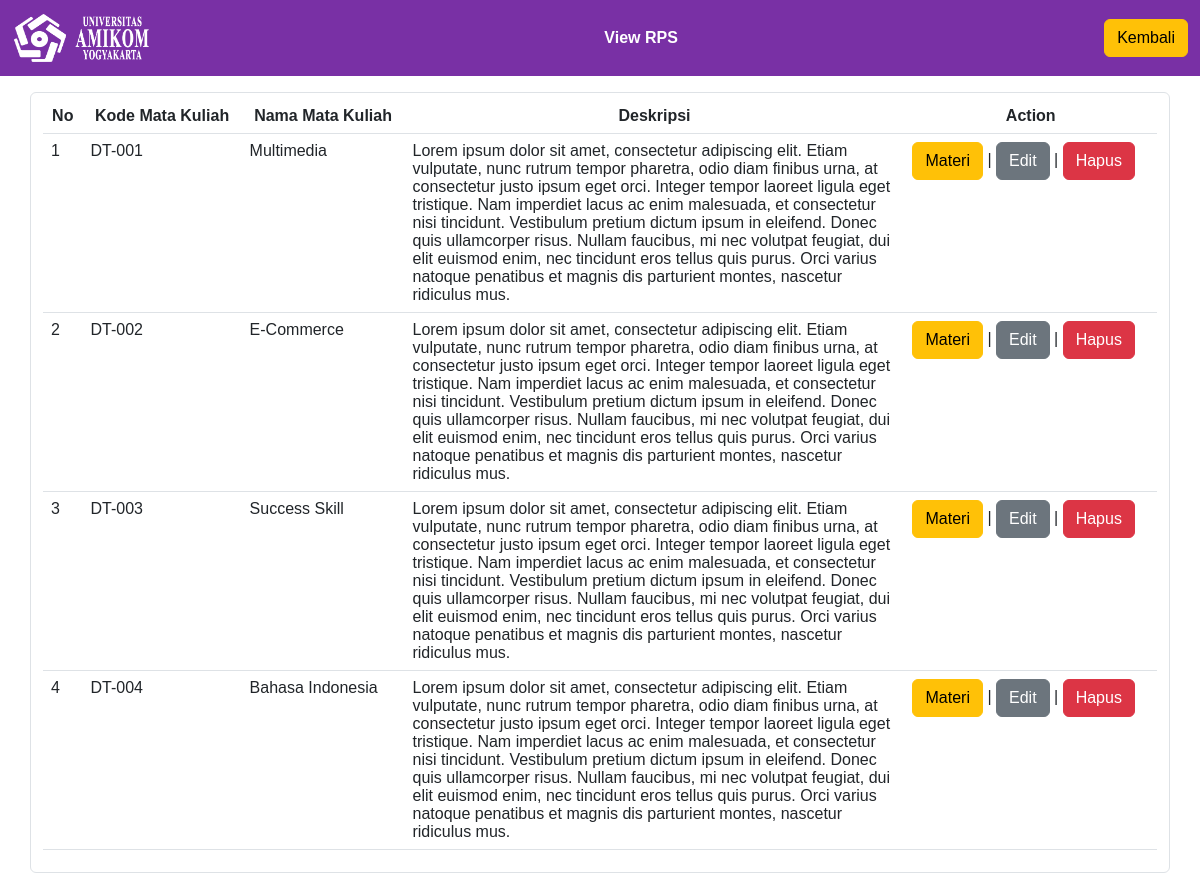
The page /view.php on the database its author committed.
### tables this page shows
CREATE TABLE `matkul` (
  `nama_matkul` varchar(255) NOT NULL,
  `desk_matkul` varchar(8000) NOT NULL,
  `kode_matkul` varchar(16) NOT NULL,
  `created_at` timestamp NOT NULL DEFAULT current_timestamp()
);

### view.php (the view, shortened to what this page needs)
<head>
  <link rel="stylesheet" href="bootstrap/css/bootstrap.min.css">
</head>
<body>
  <nav class="navbar sticky-top" style="background-color: #7930A5;">
    <div class="container-fluid d-flex justify-content-between">
      <a class="navbar-brand" href="dashboard.php">
        <img src="pic/logo-amikom.png" alt="Logo" width="150" height="50" class="d-inline-block align-text-top">
      </a>
      <span class="navbar-text">
        View RPS
      </span>
      <a href="dashboard.php">
        <button type="submit" class="btn btn-warning ms-auto">Kembali</button>
      </a>
    </div>
  </nav>
  <div class="container form-control mt-3">
    <table class="table table-hover">
      <thead>
        <tr class="tr">
          <th class="satu">No</th>
          <th>Kode Mata Kuliah</th>
          <th>Nama Mata Kuliah</th>
          <th>Deskripsi</th>
          <th>Action</th>
        </tr>
      </thead>
      <tbody>
        <?php
        include("config.php");
        $sql = "SELECT * FROM matkul";
        $query = mysqli_query($sambung, $sql);
        $nomor = 1;
        while ($matkul = mysqli_fetch_array($query)) {
          echo "<tr>";
          echo "<td>" . $nomor . "</td>";
          echo "<td>" . $matkul['kode_matkul'] . "</td>";
          echo "<td>" . $matkul['nama_matkul'] . "</td>";
          echo "<td>" . $matkul['desk_matkul'] . "</td>";
          echo "<td>";
          echo "<a href='materi.php?kode_matkul=" . $matkul['kode_matkul'] . "' class='btn btn-warning ml-5'>Materi</a> | ";
          echo "<a href='editdata.php?kode_matkul=" . $matkul['kode_matkul'] . "' class='btn btn-secondary'>Edit</a> | ";
          echo "<a href='controller-hapus.php?kode_matkul=" . $matkul['kode_matkul'] . "' class='btn btn-danger'>Hapus</a>";
          echo "</td>";
          echo "</tr>";
          $nomor++;
        }
        ?>
      </tbody>
    </table>
  </div>
</body>

### view.php (style rules this page uses)
body { font-family: Helvetica, sans-serif; }
.navbar-text { font-family: Helvetica, sans-serif; font-weight: bold; color: white; }
.table th { white-space: nowrap; text-align: center; }
.table th:nth-child(4) { width: 500px; }

### rows shown on the page
matkul: kode_matkul "DT-001", nama_matkul "Multimedia", desk_matkul "Lorem ipsum dolor sit amet, consectetur adipiscing elit. Etiam vulputate, nunc rutrum tempor pharetra, odio diam finibus urna, at consectetur justo ipsum eget orci. Integer tempor laoreet ligula eget tristique. Nam imperdiet lacus ac enim malesuada, et consectetur nisi tincidunt. Vestibulum pretium dictum ipsum in eleifend. Donec quis ullamcorper risus. Nullam faucibus, mi nec volutpat feugiat, dui elit euismod enim, nec tincidunt eros tellus quis purus. Orci varius natoque penatibus et magnis dis parturient montes, nascetur ridiculus mus."
matkul: kode_matkul "DT-002", nama_matkul "E-Commerce", desk_matkul "Lorem ipsum dolor sit amet, consectetur adipiscing elit. Etiam vulputate, nunc rutrum tempor pharetra, odio diam finibus urna, at consectetur justo ipsum eget orci. Integer tempor laoreet ligula eget tristique. Nam imperdiet lacus ac enim malesuada, et consectetur nisi tincidunt. Vestibulum pretium dictum ipsum in eleifend. Donec quis ullamcorper risus. Nullam faucibus, mi nec volutpat feugiat, dui elit euismod enim, nec tincidunt eros tellus quis purus. Orci varius natoque penatibus et magnis dis parturient montes, nascetur ridiculus mus."
matkul: kode_matkul "DT-003", nama_matkul "Success Skill", desk_matkul "Lorem ipsum dolor sit amet, consectetur adipiscing elit. Etiam vulputate, nunc rutrum tempor pharetra, odio diam finibus urna, at consectetur justo ipsum eget orci. Integer tempor laoreet ligula eget tristique. Nam imperdiet lacus ac enim malesuada, et consectetur nisi tincidunt. Vestibulum pretium dictum ipsum in eleifend. Donec quis ullamcorper risus. Nullam faucibus, mi nec volutpat feugiat, dui elit euismod enim, nec tincidunt eros tellus quis purus. Orci varius natoque penatibus et magnis dis parturient montes, nascetur ridiculus mus."
matkul: kode_matkul "DT-004", nama_matkul "Bahasa Indonesia", desk_matkul "Lorem ipsum dolor sit amet, consectetur adipiscing elit. Etiam vulputate, nunc rutrum tempor pharetra, odio diam finibus urna, at consectetur justo ipsum eget orci. Integer tempor laoreet ligula eget tristique. Nam imperdiet lacus ac enim malesuada, et consectetur nisi tincidunt. Vestibulum pretium dictum ipsum in eleifend. Donec quis ullamcorper risus. Nullam faucibus, mi nec volutpat feugiat, dui elit euismod enim, nec tincidunt eros tellus quis purus. Orci varius natoque penatibus et magnis dis parturient montes, nascetur ridiculus mus."
